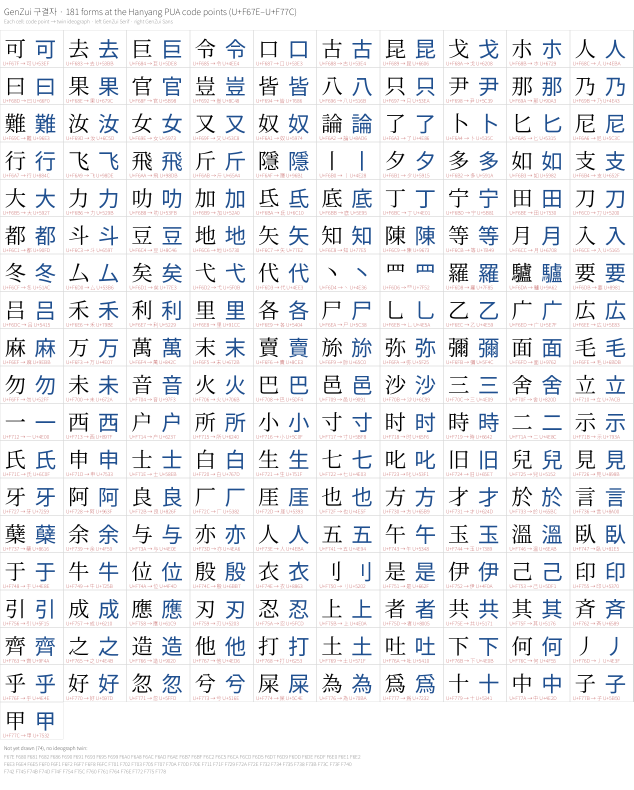
#> input picture genzui-gugyeol-check.png, 1900 x 2368 px, found by its file name (shown at 1/3 size); its folder holds only this picture in this run
$ python -i tsukishima_plates.py   (imports and definitions only)
#> lines starting #> are read from the running program, lines starting #| are printed output that depends on the picture; after the words box and inside, x2 and y2 are one past the last pixel; in counts of white or black regions, pixels touching at a corner belong together
# /// script
# requires-python = ">=3.12"
# dependencies = ["opencv-python-headless>=4.10", "numpy>=2"]
# ///
"""Per-form crops from the 假名字體表 plates of 築島裕 1986.

築島裕『平安時代訓點本論考 ヲコト點圖假名字體表』(汲古書院, 1986; CiNii
BN00675782) prints one plate per dated manuscript: a gojūon grid of five bands,
each a printed label strip over a glyph area, with every attested shape of a
kana set side by side in its cell. The book is in copyright, so the scans and
everything cut from them stay under `build/` as private drawing references.

Input: the page images extracted with `pdfimages -j` into
`build/katakana-work/tenzu/pages/` (`a-NNN` = volume 1–2, book page = NNN + 87;
`b-NNN` = volume 3–4, book page = NNN + 413). Output: one PNG per form under
`build/katakana-work/tenzu/forms/<kana>/`, one reduced deskewed image per
plate under `plates/`, and `manifest.json` beside them.

    uv run scripts/tsukishima_plates.py
"""
import json
import shutil
import sys
from concurrent.futures import ProcessPoolExecutor
from pathlib import Path

import cv2
import numpy as np

ROOT = Path(__file__).resolve().parents[1]
WORK = ROOT / 'build/katakana-work/tenzu'
PAGES = WORK / 'pages'

# The ten gojūon columns, right to left, for each band. 'yi', 'wu' and 'ye' are
# the ya-row i, wa-row u and ya-row e cells; the book heads ア-row e with 衣 and
# ya-row e with 江.
BANDS = [
    ['a', 'ka', 'sa', 'ta', 'na', 'ha', 'ma', 'ya', 'ra', 'wa'],
    ['i', 'ki', 'si', 'ti', 'ni', 'hi', 'mi', 'yi', 'ri', 'wi'],
    ['u', 'ku', 'su', 'tu', 'nu', 'hu', 'mu', 'yu', 'ru', 'wu'],
    ['e', 'ke', 'se', 'te', 'ne', 'he', 'me', 'ye', 're', 'we'],
    ['o', 'ko', 'so', 'to', 'no', 'ho', 'mo', 'yo', 'ro', 'wo'],
]
PITCH = (62, 95)      # column pitch in pixels at the scans' 233 ppi
SPECK = 12            # smallest ink component kept, in pixels
JOIN = 13             # widest gap bridged inside one letter, in pixels
LETTER = (62, 68)     # largest width and height of one written form
PLATE_WIDTH = 1100    # width of the reduced plate images, in pixels
FRAGMENT = 30         # widest gap bridged from a stroke fragment to its letter


def binarize(img):
    grey = cv2.cvtColor(img, cv2.COLOR_BGR2GRAY)
    return cv2.adaptiveThreshold(grey, 255, cv2.ADAPTIVE_THRESH_MEAN_C, cv2.THRESH_BINARY_INV, 41, 18)


def runs(mask, gap):
    """(first, last) index of each run of True, bridging gaps up to `gap`."""
    out = []
    for i in np.flatnonzero(mask):
        if out and i - out[-1][1] <= gap:
            out[-1][1] = i
        else:
            out.append([i, i])
    return [(int(a), int(b)) for a, b in out]


def skew(ink):
    rules = cv2.morphologyEx(ink, cv2.MORPH_OPEN, cv2.getStructuringElement(cv2.MORPH_RECT, (60, 1)))
    lines = cv2.HoughLinesP(rules, 1, np.pi / 1800, 200, minLineLength=400, maxLineGap=10)
    if lines is None:
        return 0.0
    s = lines.reshape(-1, 4)
    return float(np.median(np.degrees(np.arctan2(s[:, 3] - s[:, 1], s[:, 2] - s[:, 0]))))


def load(name):
    """Deskewed page, its ink mask and the rotation applied."""
    img = cv2.imread(str(PAGES / name))
    angle = skew(binarize(img))
    if abs(angle) > 0.05:
        h, w = img.shape[:2]
        m = cv2.getRotationMatrix2D((w / 2, h / 2), angle, 1.0)
        img = cv2.warpAffine(img, m, (w, h), flags=cv2.INTER_CUBIC, borderValue=(255, 255, 255))
    return img, binarize(img), angle


def horizontals(ink):
    rules = cv2.morphologyEx(ink, cv2.MORPH_OPEN, cv2.getStructuringElement(cv2.MORPH_RECT, (ink.shape[1] // 12, 1)))
    profile = rules.sum(1).astype(float)
    return [(a + b) // 2 for a, b in runs(profile > profile.max() * 0.25, gap=6)]


def bands(ys):
    """Five (label top, label bottom, band bottom) triples, or None.

    A band is a 38–62 px label strip over a 180–320 px glyph area, and each
    band's strip starts on the previous band's bottom rule. Sub-row rules inside
    a band and the double rule under the grid do not fit that chain.
    """
    ys = sorted(set(ys))

    def chain(top, depth):
        for b in ys:
            if 38 <= b - top <= 62:
                for c in ys:
                    if 180 <= c - b <= 320:
                        rest = [] if depth == 1 else chain(c, depth - 1)
                        if rest is not None:
                            return [(top, b, c)] + rest
        return None

    for top in ys:
        if found := chain(top, 5):
            return found
    return None


# [68 lines left out: functions verticals, regular, columns, without_rules, not called in this run]


def gap(a, b):
    return max(max(a[0], b[0]) - min(a[2], b[2]), max(a[1], b[1]) - min(a[3], b[3]), 0)


def ink_in(cell, b):
    return int(np.count_nonzero(cell[b[1]:b[3], b[0]:b[2]]))


# [100 lines left out: functions absorb, forms, stray, page_image, levels, not called in this run]


def plate(name):
    img, ink, angle = load(name)
#> in load, img is the input picture: shape (2368, 1900, 3); mean B, G, R 240, 237.3, 236.4
#> in binarize, `grey = cv2.cvtColor(img, cv2.COLOR_BGR2GRAY)`:
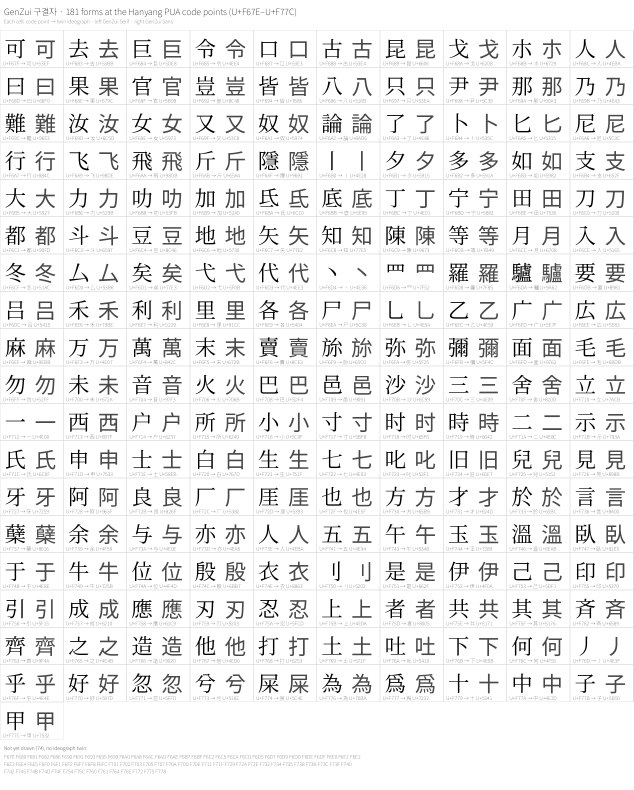
#> grey: shape (2368, 1900) (shown at 1/3 size); min 0, max 255, mean 237.4
#> in binarize, `return cv2.adaptiveThreshold(grey, 255, cv2.ADAPTIVE_THRESH_MEAN_C, cv..`:
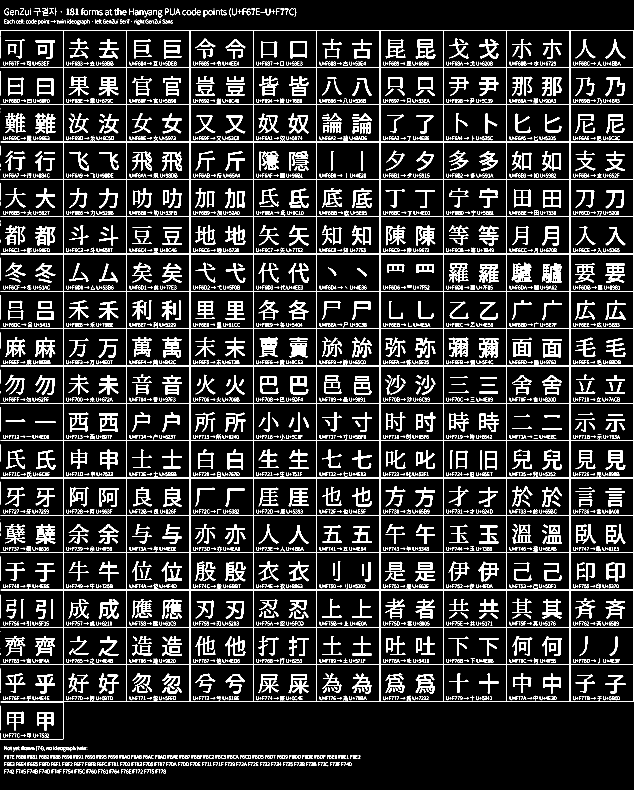
#> returned value: shape (2368, 1900) (shown at 1/3 size); 12% white; 3774 white regions (763 under 20 px), largest, box (x1, y1, x2, y2) and area: (0, 90, 1900, 2218) 106475, (1437, 792, 1496, 848) 1577, (1817, 791, 1875, 848) 1558
#> in skew, `rules = cv2.morphologyEx(ink, cv2.MORPH_OPEN, cv2.getStructuringElemen..`:
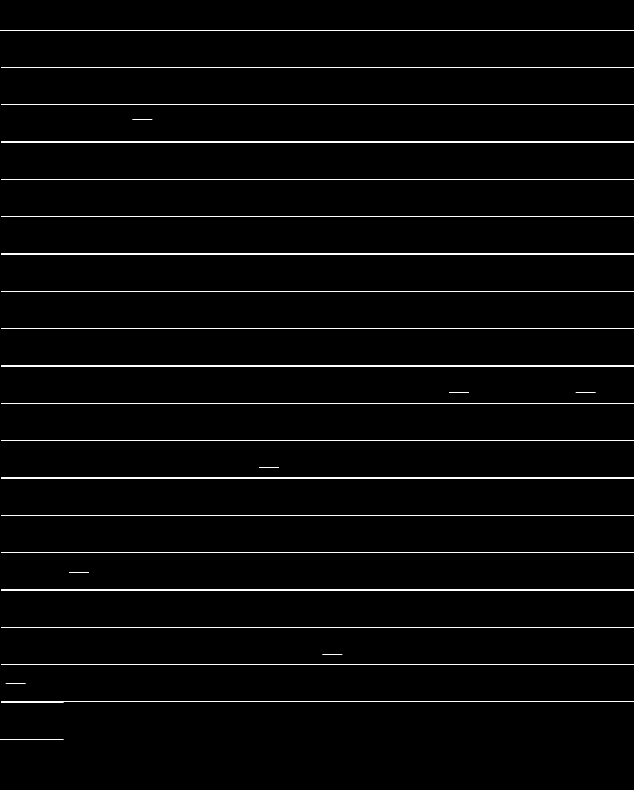
#> rules: shape (2368, 1900) (shown at 1/3 size); 1.5% white in thin lines or dots, all inside (x1, y1, x2, y2) = (0, 90, 1900, 2218)
#> in skew, `lines = cv2.HoughLinesP(rules, 1, np.pi / 1800, 200, minLineLength=400..`: lines = 36 rows, first 6: [3, 1097, 1899, 1097], [3, 650, 1899, 650], [3, 874, 1899, 874], [3, 1770, 1899, 1770], [3, 1769, 1899, 1769], [3, 314, 1899, 314]
#> in skew, `s = lines.reshape(-1, 4)`: s has the same summary as lines
#> in load, `angle = skew(binarize(img))`: angle = 0
#> angle = 0
    found = bands(horizontals(ink))
#> in horizontals, `profile = rules.sum(1).astype(float)`: profile = 2368 values, max 484500 at index 90, min 0 at index 0, mean 7395.2
#> the loop in runs, `for i in np.flatnonzero(mask):` made 36 passes
#> i on passes 1 to 12: 90, 201, 202, 313, 314, 425, 426, 537, 538, 649, 650, 761
#> after the loop in runs, `for i in np.flatnonzero(mask):`: out = [[90, 90], [201, 202], [313, 314], [425, 426], [537, 538], [649, 650], [761, 762], [873, 874], [985, 986], [1097, 1098], [1209, 1210], [1321, 1322], [1433, 1434], [1545, 1546], [1657, 1658], [1769, 1770], [1881, 1882], [1993, 1994], [2105, 2105]]
#> in bands, `ys = sorted(set(ys))`: ys = [90, 201, 313, 425, 537, 649, 761, 873, 985, 1097, 1209, 1321, 1433, 1545, 1657, 1769, 1881, 1993, 2105]
#> the loop in bands, `for top in ys:` made 19 passes
#> top on passes 1 to 12: 90, 201, 313, 425, 537, 649, 761, 873, 985, 1097, 1209, 1321
    if not found:
        return name, None
    grid = columns(ink, found)
    if not grid:
        return name, {'angle': angle, 'bands': found, 'error': 'columns'}
    out = WORK / 'forms'
    grey = page_image(img, ink)
    raw = []
    for band, ((top, label, bottom), xs) in enumerate(zip(found, grid)):
        keys = BANDS[band][::-1]  # xs ascend left to right; the band's list runs right to left
        for k, (x0, x1) in enumerate(zip(xs, xs[1:])):
            box = (x0 + 5, label + 5, x1 - 5, bottom - 5)
            sub = ink[box[1]:box[3], box[0]:box[2]]
            raw.append((keys[k], box, sub, forms(sub)))
    areas = [ink_in(without_rules(sub), b) for _, _, sub, fs in raw for b in fs]
    typical = float(np.median(areas)) if areas else 0
    sizes = [max(b[2] - b[0], b[3] - b[1]) for _, _, _, fs in raw for b in fs]
    extent = float(np.median(sizes)) if sizes else LETTER[1]
    cells = []
    for kana, box, sub, fs in raw:
        found_forms = absorb(sub, fs, typical, extent)
        entry = {'kana': kana, 'cell': box, 'forms': []}
        for i, (a, b, c, d) in enumerate(found_forms):
            pad = 4
            crop = grey[max(box[1] + b - pad, 0):box[1] + d + pad, max(box[0] + a - pad, 0):box[0] + c + pad]
            path = out / kana / f'{Path(name).stem}-{kana}-{i + 1}.png'
            path.parent.mkdir(parents=True, exist_ok=True)
            cv2.imwrite(str(path), levels(crop))
            entry['forms'].append({'box': [box[0] + a, box[1] + b, box[0] + c, box[1] + d],
                                   'file': str(path.relative_to(WORK))})
        cells.append(entry)
    for band, ((top, label, bottom), xs) in enumerate(zip(found, grid)):
        # The column left of ア…ワ: ン on many plates, a ligature or kanji on others.
        x_extra = regular(verticals(ink, top, bottom))
        x_extra = [x for x in x_extra if x < xs[0]]
        if x_extra and PITCH[0] <= xs[0] - x_extra[-1] <= PITCH[1]:
            extra = (x_extra[-1] + 5, top + 3, xs[0] - 5, bottom - 5)
            path = out / '_extra' / f'{Path(name).stem}-band{band + 1}.png'
            path.parent.mkdir(parents=True, exist_ok=True)
            cv2.imwrite(str(path), cv2.cvtColor(img[extra[1]:extra[3], extra[0]:extra[2]], cv2.COLOR_BGR2GRAY))
    # The deskewed page, reduced, so a crop can be shown where it stands on its plate.
    scale = PLATE_WIDTH / img.shape[1]
    small = cv2.resize(cv2.cvtColor(img, cv2.COLOR_BGR2GRAY), None, fx=scale, fy=scale, interpolation=cv2.INTER_AREA)
    (WORK / 'plates').mkdir(exist_ok=True)
    cv2.imwrite(str(WORK / 'plates' / f'{Path(name).stem}.webp'), small, [cv2.IMWRITE_WEBP_QUALITY, 72])
    return name, {'angle': angle, 'scale': scale, 'bands': found, 'columns': grid, 'cells': cells}


# [28 lines left out: function main, not called in this run]


# [2 lines not run here, left out]

>>> result = plate('../genzui-gugyeol-check.png')
